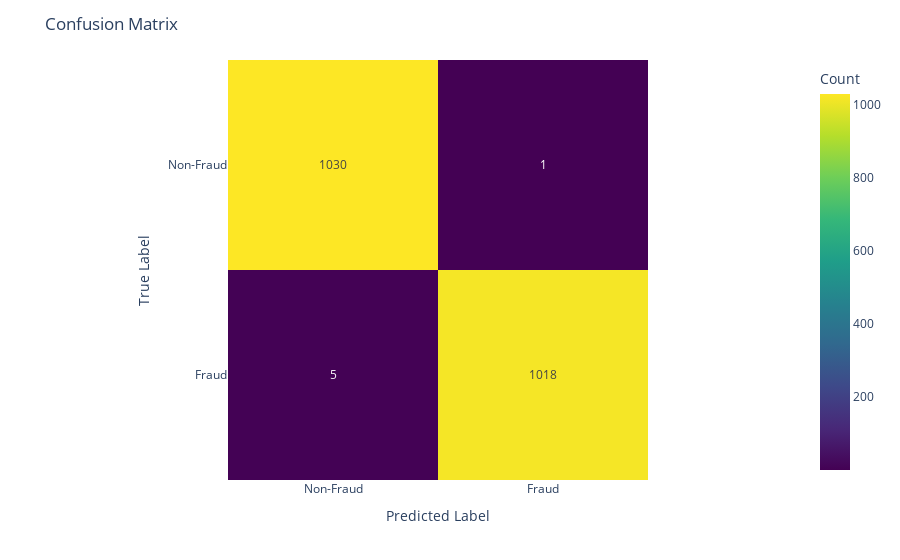

This figure's notebook cell:
### Code cell
true_labels = test['is_fraud'].values
predicted_labels = pred_ttc['prediction'].astype(int)  # Assuming 'prediction' contains the predicted class labels

# Compute additional metrics
precision = precision_score(true_labels, predicted_labels)
recall = recall_score(true_labels, predicted_labels)
f1 = f1_score(true_labels, predicted_labels)
roc_auc = roc_auc_score(true_labels, pred_ttc[['0.0_probability', '1.0_probability']].values[:, 1])  # Use probability for class 1
conf_matrix = confusion_matrix(true_labels, predicted_labels)
class_report = classification_report(true_labels, predicted_labels)

metrics_table = PrettyTable()
metrics_table.field_names = ["Metric", "Value"]
metrics_table.add_row(["Precision", precision])
metrics_table.add_row(["Recall", recall])
metrics_table.add_row(["F1 Score", f1])
metrics_table.add_row(["ROC AUC Score", roc_auc])
print("Additional Evaluation Metrics:")
print(metrics_table)

# Print confusion matrix
conf_matrix_table = PrettyTable()
conf_matrix_table.field_names = ["", "Predicted Non-Fraud", "Predicted Fraud"]
conf_matrix_table.add_row(["Actual Non-Fraud", conf_matrix[0][0], conf_matrix[0][1]])
conf_matrix_table.add_row(["Actual Fraud", conf_matrix[1][0], conf_matrix[1][1]])
print("Confusion Matrix:")
print(conf_matrix_table)

# Print classification report
print("Classification Report:")
print(class_report)

import plotly.express as px
fig=px.imshow(conf_matrix,
             labels=dict(x="Predicted Label",y="True Label"))
fig=px.imshow(conf_matrix,labels=dict(x="Predicted Label", y="True Label", color="Count"),
      x=["Non-Fraud","Fraud"],
        y=["Non-Fraud","Fraud"],
       text_auto=True,
       color_continuous_scale='Viridis'
      )
fig.update_layout(title='Confusion Matrix')
fig.show()

### Figure 1 — Plotly figure (JSON) as saved in the notebook; plotly's stock layout.template omitted (floating-point values rounded to 4 significant figures)
{"data": [{"coloraxis": "coloraxis", "hovertemplate": "Predicted Label: %{x}<br>True Label: %{y}<br>Count: %{z}<extra></extra>", "name": "0", "texttemplate": "%{z}", "type": "heatmap", "x": ["Non-Fraud", "Fraud"], "xaxis": "x", "y": ["Non-Fraud", "Fraud"], "yaxis": "y", "z": [[1030, 1], [5, 1018]]}], "layout": {"coloraxis": {"colorbar": {"title": {"text": "Count"}}, "colorscale": [[0, "#440154"], [0.1111, "#482878"], [0.2222, "#3e4989"], [0.3333, "#31688e"], [0.4444, "#26828e"], [0.5556, "#1f9e89"], [0.6667, "#35b779"], [0.7778, "#6ece58"], [0.8889, "#b5de2b"], [1, "#fde725"]]}, "margin": {"t": 60}, "title": {"text": "Confusion Matrix"}, "xaxis": {"anchor": "y", "constrain": "domain", "domain": [0, 1], "scaleanchor": "y", "title": {"text": "Predicted Label"}}, "yaxis": {"anchor": "x", "autorange": "reversed", "constrain": "domain", "domain": [0, 1], "title": {"text": "True Label"}}}}
